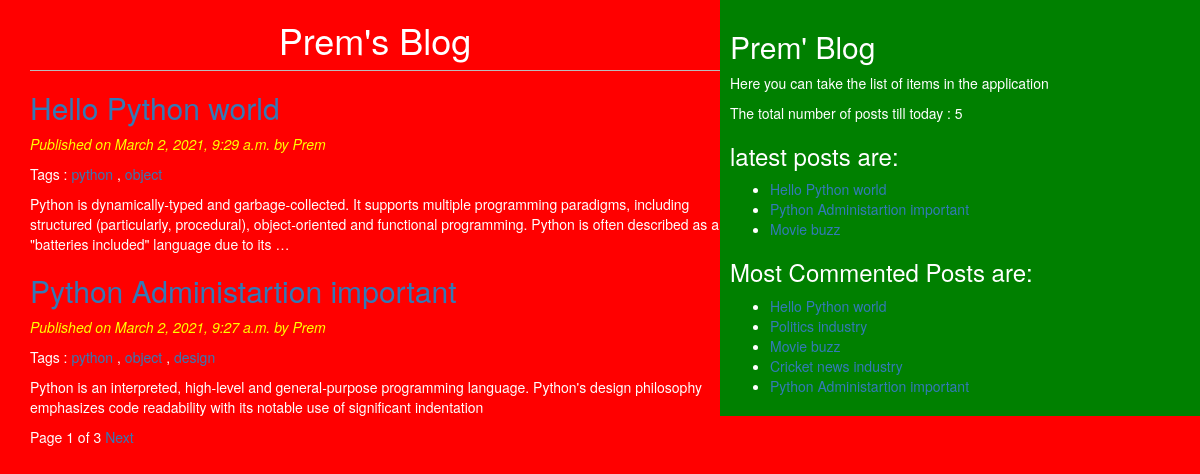
The page / on the database its author committed.
### blog/models.py (models this page shows, shortened)
class Post(models.Model):
    STATUS_CHOICES = (('draft', 'Draft'), ('published', 'Published'))
    title = models.CharField(max_length = 256)
    slug = models.SlugField(max_length = 256, unique_for_date = 'publish')
    author = models.ForeignKey(User, related_name = 'blog_posts',  on_delete=models.CASCADE)
    body = models.TextField()
    publish = models.DateTimeField(default = timezone.now)
    created = models.DateTimeField(auto_now_add = True)
    updated = models.DateTimeField(auto_now = True)
    status = models.CharField(max_length = 10, choices = STATUS_CHOICES, default = 'draft')
    objects = CustomManager()
    tags = TaggableManager()
    class Meta:
         ordering = ('-publish',)
    def get_absolute_url(self):
        return reverse('detail', args = [self.publish.year, self.publish.strftime('%m'), self.publish.strftime('%d'), self.slug])

### blog/views.py (the view)
# urls.py: path('', views.list_view),
def list_view(request, tag_slug = None):
    post_list = Post.objects.all()
    tag = None
    if tag_slug:
        tag = get_object_or_404(Tag, slug = tag_slug)
        post_list = post_list.filter(tags__in = [tag])
    paginator = Paginator(post_list, 2)
    page_number = request.GET.get('page')
    try:
        post_list = paginator.page(page_number)
    except PageNotAnInteger:
        post_list = paginator.page(1)
    except EmptyPage:
        post_list = paginator.page(paginator.num_pages)
    return render(request, 'blog/post_list.html', {'post_list': post_list, 'tag':tag})

### blog/templatetags/blog_tags.py (called while the page is built)
@register.simple_tag
def total_posts():
    return Post.objects.count()

@register.inclusion_tag('blog/latest_posts123.html')
def show_latest_posts():
    latest_posts = Post.objects.order_by('-publish')[:3]
    return {'latest_posts':latest_posts}

@register.simple_tag
def get_most_commented_posts(count = 5):
    return Post.objects.annotate(total_comments = Count('comments')).order_by('-total_comments')[:count]

### templates/blog/post_list.html (shortened to what this page needs)
<!DOCTYPE html>
{%extends 'blog/base.html'%}
  {%block content%}
    <h1>Prem's Blog</h1>
    {%for post in post_list%}
      <a href="{{post.get_absolute_url}}"><h2>{{post.title}}</h2></a>
      <p id = 'date'> Published on {{post.publish}} by {{post.author|title}}</p>
      <p>Tags :
          {%for tag in post.tags.all%}
          <a href="{{post.get_absolute_url}}">{{tag.name}}</a>
            {%if not forloop.last%}, {%endif%}
            {%endfor%}
      </p>
      {{post.body|truncatewords:30|linebreaks}}
    {%endfor%}
    {%include 'blog/pagination.html' with page=post_list%}
  {%endblock%}

### templates/blog/base.html (shortened to what this page needs)
<!DOCTYPE html>
{%load blog_tags%}
{%load static%}
<html lang="en" dir="ltr">
  <head>
    <link rel="stylesheet" href="https://maxcdn.bootstrapcdn.com/bootstrap/3.3.7/css/bootstrap.min.css">
    <link rel="stylesheet" href="{%static "css/home.css"%}">
  </head>
  <body>
    <div class="content">
        {%block content%}{%endblock%}
    </div>
    <div class="sidebar">
        <h2>Prem' Blog</h2>
        <p>Here you can take the list of items in the application</p>
        <p>The total number of posts till today : {%total_posts%}</p>
        <h3>latest posts are:</h3>{%show_latest_posts%}
        <h3>Most Commented Posts are:</h3>{%get_most_commented_posts as most_commented_posts%}
        <ul>
          {%for post in most_commented_posts%}
          <li><a href="{{post.get_absolute_url }}">{{post.title}}</a></li>
          {%endfor%}
        </ul>
    </div>
  </body>
</html>

### templates/blog/pagination.html (shortened to what this page needs)
<div class="paginator">
  <span>Page {{page.number}} of {{page.paginator.num_pages}}</span>
  {%if page.has_next%}
    <a href="?page={{page.next_page_number}}">Next</a>
  {%endif%}
</div>

### templates/blog/latest_posts123.html
<ul>
  {%for post in latest_posts%}
    <li><a href="{{post.get_absolute_url}}">{{post.title}}</a></li>
    {%endfor%}
</ul>

### static/css/home.css (style rules this page uses)
.content { width:60%; float:left; padding-left: 30px; background: red; height: 100%; }
.sidebar { width:40%; float:right; background: green; height: 100%; padding: 10px }
h1 { text-align: center; border-bottom: 1px solid #bbb; padding-bottom: 10px; }
body { color: white; background: red; }
#date { color:yellow; font: 12px; font-style: italic; }

### rows shown on the page
Post: title "Hello Python world", publish "March 2, 2021, 9:29 a.m.", author "Prem", body "Python is dynamically-typed and garbage-collected. It supports multiple programming paradigms, including structured (particularly, procedural), object-oriented and functional programming. Python is often described as a \"batteries included\" language due to its …"
Tag: name "python"
Tag: name "object"
Post: title "Python Administartion important", publish "March 2, 2021, 9:27 a.m.", author "Prem", body "Python is an interpreted, high-level and general-purpose programming language. Python's design philosophy emphasizes code readability with its notable use of significant indentation"
Tag: name "design"
Post: title "Movie buzz"
Post: title "Politics industry"
Post: title "Cricket news industry"

### other values the page prints
{{ page.number }} "1"
{{ page.paginator.num_pages }} "3"
